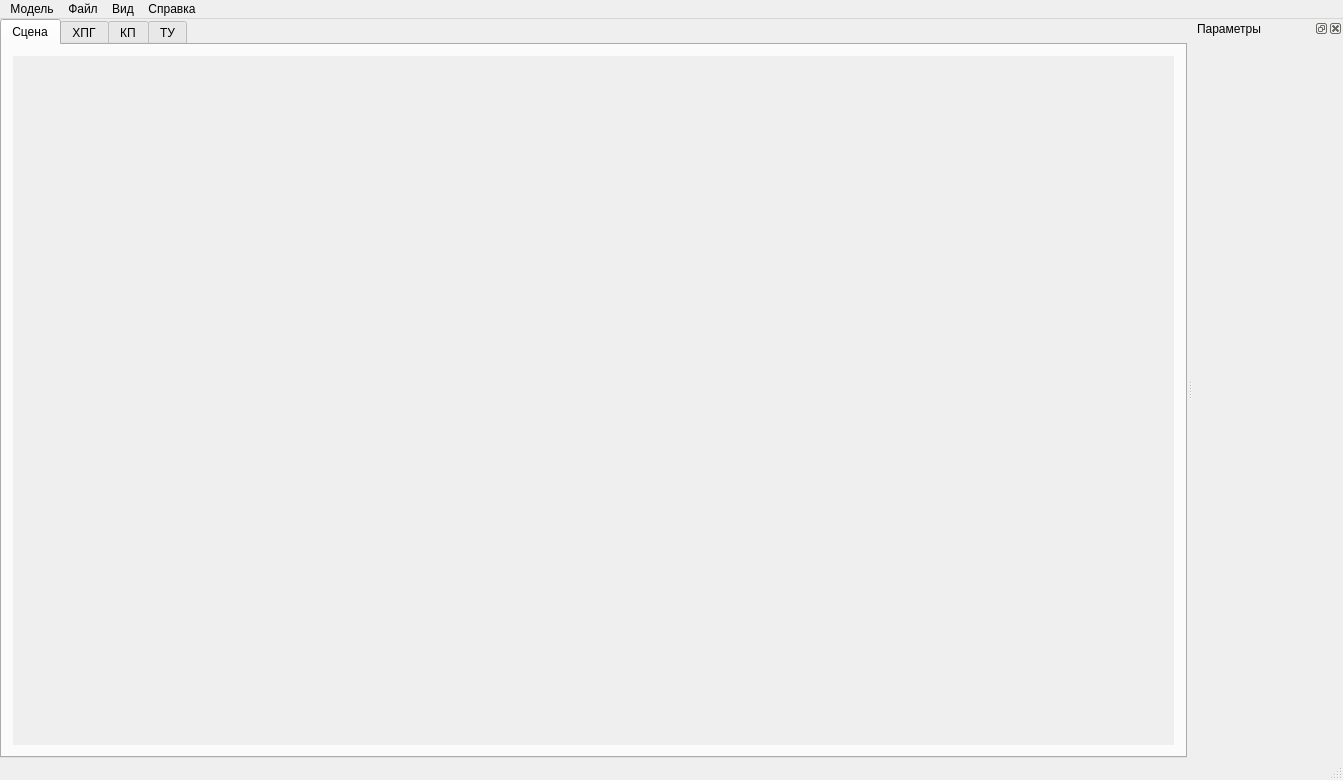
<?xml version="1.0" encoding="UTF-8"?>
<ui version="4.0">
 <class>MainWindowClass</class>
 <widget class="QMainWindow" name="MainWindowClass">
  <property name="geometry">
   <rect>
    <x>0</x>
    <y>0</y>
    <width>1343</width>
    <height>780</height>
   </rect>
  </property>
  <property name="windowTitle">
   <string>Приложение-конфигуратор параметрической модели типовых теплообменных апаратов типа ХПГ КП ТУ</string>
  </property>
  <property name="windowIcon">
   <iconset resource="MainWindow.qrc">
    <normaloff>:/mainwindow/res/crystal.ico</normaloff>:/mainwindow/res/crystal.ico</iconset>
  </property>
  <widget class="QWidget" name="centralWidget">
   <layout class="QHBoxLayout" name="horizontalLayout">
    <property name="spacing">
     <number>0</number>
    </property>
    <property name="leftMargin">
     <number>0</number>
    </property>
    <property name="topMargin">
     <number>0</number>
    </property>
    <property name="rightMargin">
     <number>0</number>
    </property>
    <property name="bottomMargin">
     <number>0</number>
    </property>
    <item>
     <widget class="QTabWidget" name="tabWidget">
      <property name="currentIndex">
       <number>0</number>
      </property>
      <widget class="QWidget" name="tab">
       <attribute name="title">
        <string>Сцена</string>
       </attribute>
       <layout class="QHBoxLayout" name="horizontalLayout_2">
        <item>
         <widget class="Viewer" name="widget_viewer" native="true">
          <property name="autoFillBackground">
           <bool>true</bool>
          </property>
         </widget>
        </item>
       </layout>
      </widget>
      <widget class="QWidget" name="tab_2">
       <attribute name="title">
        <string>ХПГ</string>
       </attribute>
       <layout class="QHBoxLayout" name="horizontalLayout_3">
        <item>
         <widget class="QLabel" name="labelCaseHPG">
          <property name="text">
           <string/>
          </property>
          <property name="pixmap">
           <pixmap resource="MainWindow.qrc">:/mainwindow/res/HPGCase.png</pixmap>
          </property>
          <property name="scaledContents">
           <bool>true</bool>
          </property>
         </widget>
        </item>
        <item>
         <widget class="QLabel" name="labelKamHPG">
          <property name="text">
           <string/>
          </property>
          <property name="pixmap">
           <pixmap resource="MainWindow.qrc">:/mainwindow/res/HPGKam.png</pixmap>
          </property>
          <property name="scaledContents">
           <bool>true</bool>
          </property>
         </widget>
        </item>
       </layout>
      </widget>
      <widget class="QWidget" name="tab_3">
       <attribute name="title">
        <string>КП</string>
       </attribute>
       <layout class="QHBoxLayout" name="horizontalLayout_5">
        <item>
         <widget class="QLabel" name="labelCaseKP">
          <property name="text">
           <string/>
          </property>
          <property name="pixmap">
           <pixmap resource="MainWindow.qrc">:/mainwindow/res/KPCase.png</pixmap>
          </property>
          <property name="scaledContents">
           <bool>true</bool>
          </property>
         </widget>
        </item>
        <item>
         <widget class="QLabel" name="labelKamKP">
          <property name="text">
           <string/>
          </property>
          <property name="pixmap">
           <pixmap resource="MainWindow.qrc">:/mainwindow/res/KPKam.png</pixmap>
          </property>
          <property name="scaledContents">
           <bool>true</bool>
          </property>
         </widget>
        </item>
       </layout>
      </widget>
      <widget class="QWidget" name="tab_4">
       <attribute name="title">
        <string>ТУ</string>
       </attribute>
       <layout class="QHBoxLayout" name="horizontalLayout_4">
        <item>
         <widget class="QLabel" name="labelKamTY">
          <property name="text">
           <string/>
          </property>
          <property name="pixmap">
           <pixmap resource="MainWindow.qrc">:/mainwindow/res/TYCase.png</pixmap>
          </property>
          <property name="scaledContents">
           <bool>true</bool>
          </property>
         </widget>
        </item>
        <item>
         <widget class="QLabel" name="labelCaseTY">
          <property name="text">
           <string/>
          </property>
          <property name="pixmap">
           <pixmap resource="MainWindow.qrc">:/mainwindow/res/TYKam.png</pixmap>
          </property>
          <property name="scaledContents">
           <bool>true</bool>
          </property>
         </widget>
        </item>
       </layout>
      </widget>
     </widget>
    </item>
   </layout>
  </widget>
  <widget class="QMenuBar" name="menuBar">
   <property name="geometry">
    <rect>
     <x>0</x>
     <y>0</y>
     <width>1343</width>
     <height>26</height>
    </rect>
   </property>
   <widget class="QMenu" name="menu">
    <property name="title">
     <string>Модель</string>
    </property>
    <addaction name="action_build_heatex"/>
    <addaction name="action_clear"/>
   </widget>
   <widget class="QMenu" name="menu_2">
    <property name="title">
     <string>Файл</string>
    </property>
    <addaction name="action_open"/>
    <addaction name="action_save"/>
   </widget>
   <widget class="QMenu" name="menu_3">
    <property name="title">
     <string>Справка</string>
    </property>
    <addaction name="action_about"/>
    <addaction name="action_aboutqt"/>
   </widget>
   <widget class="QMenu" name="menu_4">
    <property name="title">
     <string>Вид</string>
    </property>
    <addaction name="action_centralyze"/>
    <addaction name="action_nextOrientation"/>
    <addaction name="action_section"/>
    <addaction name="action_changeSectionPlane"/>
    <addaction name="action_params"/>
   </widget>
   <addaction name="menu"/>
   <addaction name="menu_2"/>
   <addaction name="menu_4"/>
   <addaction name="menu_3"/>
  </widget>
  <widget class="QStatusBar" name="statusBar"/>
  <widget class="QDockWidget" name="dockWidget_params">
   <property name="minimumSize">
    <size>
     <width>150</width>
     <height>58</height>
    </size>
   </property>
   <property name="allowedAreas">
    <set>Qt::LeftDockWidgetArea|Qt::RightDockWidgetArea</set>
   </property>
   <property name="windowTitle">
    <string>Параметры</string>
   </property>
   <attribute name="dockWidgetArea">
    <number>2</number>
   </attribute>
   <widget class="QWidget" name="dockWidgetContents_params">
    <layout class="QVBoxLayout" name="verticalLayout">
     <item>
      <widget class="ParamsWidget" name="widget_params" native="true">
       <property name="autoFillBackground">
        <bool>true</bool>
       </property>
      </widget>
     </item>
    </layout>
   </widget>
  </widget>
  <action name="action_build_heatex">
   <property name="text">
    <string>Построить</string>
   </property>
   <property name="shortcut">
    <string>F1</string>
   </property>
  </action>
  <action name="action_clear">
   <property name="text">
    <string>Очистить</string>
   </property>
   <property name="shortcut">
    <string>Del</string>
   </property>
  </action>
  <action name="action_save">
   <property name="text">
    <string>Сохранить модель</string>
   </property>
   <property name="shortcut">
    <string>Ctrl+S</string>
   </property>
  </action>
  <action name="action_open">
   <property name="text">
    <string>Открыть модель</string>
   </property>
   <property name="shortcut">
    <string>Ctrl+O</string>
   </property>
  </action>
  <action name="action_about">
   <property name="text">
    <string>О программе</string>
   </property>
   <property name="shortcut">
    <string>F8</string>
   </property>
  </action>
  <action name="action_aboutqt">
   <property name="text">
    <string>О Qt</string>
   </property>
   <property name="shortcut">
    <string>F9</string>
   </property>
  </action>
  <action name="action_centralyze">
   <property name="text">
    <string>Центрировать</string>
   </property>
   <property name="shortcut">
    <string>F2</string>
   </property>
  </action>
  <action name="action_nextOrientation">
   <property name="text">
    <string>Следующий вид</string>
   </property>
   <property name="shortcut">
    <string>F3</string>
   </property>
  </action>
  <action name="action_params">
   <property name="text">
    <string>Окно параметров</string>
   </property>
   <property name="shortcut">
    <string>F5</string>
   </property>
  </action>
  <action name="action_section">
   <property name="text">
    <string>Рассечь</string>
   </property>
   <property name="shortcut">
    <string>F5</string>
   </property>
  </action>
  <action name="action_changeSectionPlane">
   <property name="text">
    <string>Другое сечение</string>
   </property>
   <property name="shortcut">
    <string>F4</string>
   </property>
  </action>
  <action name="action_transp">
   <property name="text">
    <string>Прозрачность</string>
   </property>
   <property name="shortcut">
    <string>F4</string>
   </property>
  </action>
  <action name="action">
   <property name="text">
    <string>Экспортировать модель</string>
   </property>
  </action>
  <action name="action_2">
   <property name="text">
    <string>Экспортировать расчет</string>
   </property>
  </action>
 </widget>
 <layoutdefault spacing="6" margin="11"/>
 <customwidgets>
  <customwidget>
   <class>ParamsWidget</class>
   <extends>QWidget</extends>
   <header>ParamsWidget.h</header>
   <container>1</container>
  </customwidget>
  <customwidget>
   <class>Viewer</class>
   <extends>QWidget</extends>
   <header>Viewer.h</header>
   <container>1</container>
  </customwidget>
 </customwidgets>
 <resources>
  <include location="MainWindow.qrc"/>
 </resources>
 <connections/>
</ui>
